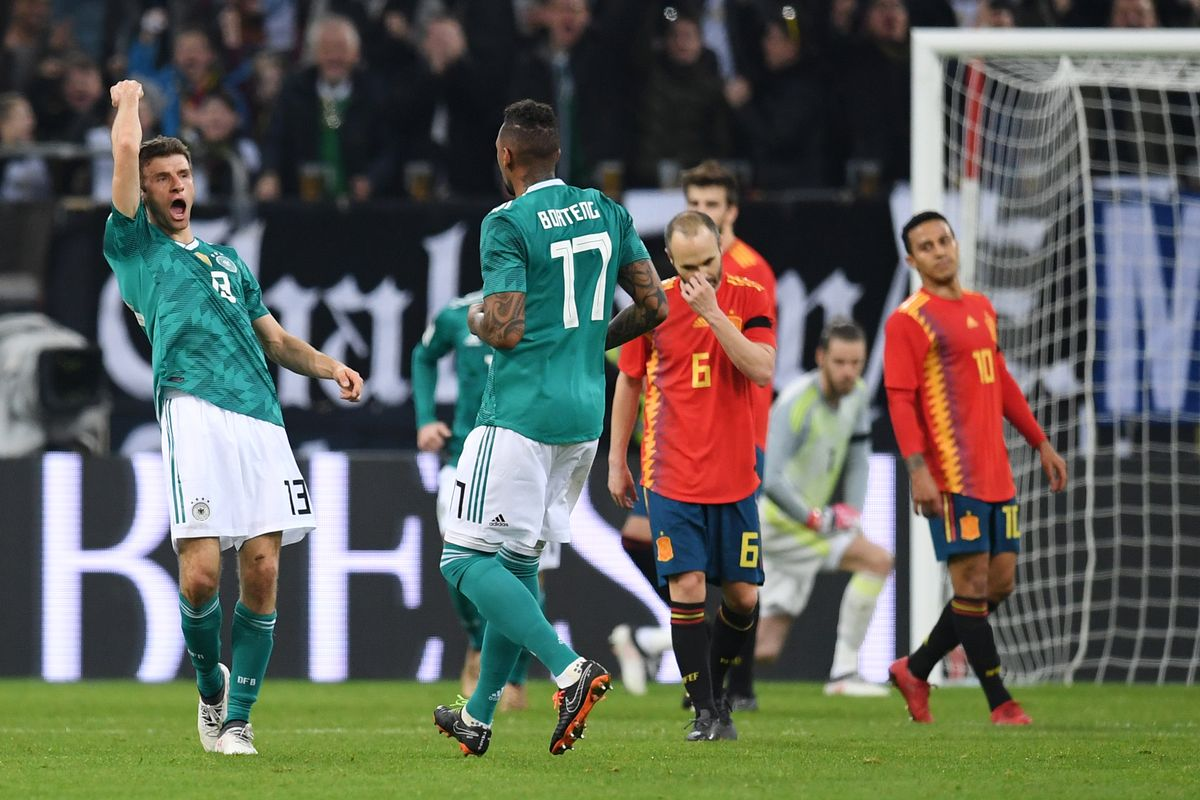
#> input picture muellerGoal.jpg, 1200 x 800 px
$ python featureDetection.py
#> lines starting #> are read from the running program, lines starting #| are printed output that depends on the picture
import cv2
import numpy as np

i1 = cv2.imread('muellerGoal.jpg', 1)
#> i1 is the input picture: shape (800, 1200, 3); mean B, G, R 90.4, 99.7, 96.8
i2 = cv2.imread('muellerGoalRotated.jpg', 1)
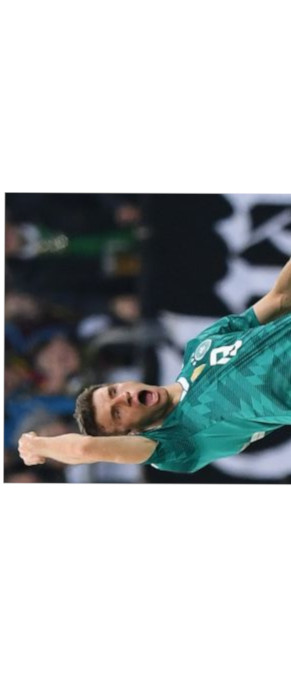
#> input picture muellerGoalRotated.jpg, 291 x 697 px
#> i2 is the input picture: shape (697, 291, 3); mean B, G, R 185.2, 184, 178.1
# Create an orb object and map the keypoints of the image
# Using these orb objects.
orb = cv2.ORB_create()
kp1, des1 = orb.detectAndCompute(i1, None)
#> kp1 = 500 keypoints; strongest (x, y, size): (302, 491, 31), (305, 507, 31), (294, 481, 31), (497, 518, 31)
kp2, des2 = orb.detectAndCompute(i2, None)
#> kp2 = 500 keypoints; strongest (x, y, size): (212, 361, 64.3), (220, 360, 44.6), (212, 363, 44.6), (214, 350, 64.3)

# Create a matcher object for comparison and use the method specified for comparison
bf = cv2.BFMatcher(cv2.NORM_HAMMING, crossCheck = True)
matches = bf.match(des1, des2)
#> matches = 160 matches

# It is essential to sort before writing/displaying any image
# Because otherwise you'll get irrelevant matches.
matches = sorted(matches, key = lambda x:x.distance)

# Draw the matches onto another image for comparison.
i3 = cv2.drawMatches(i1, kp1, i2, kp2, matches[:20], None, flags = 2)
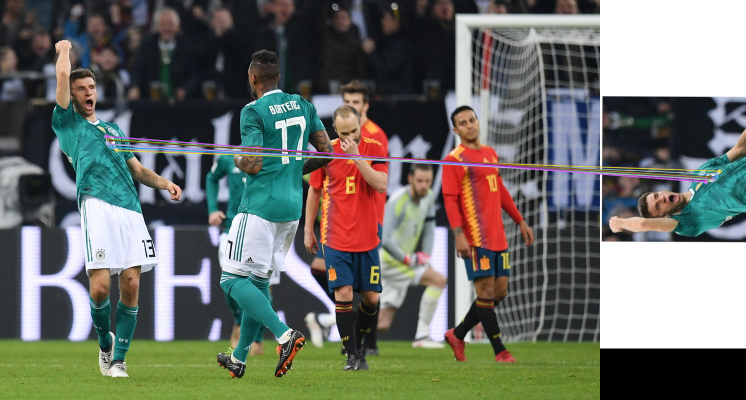
#> i3: shape (800, 1491, 3) (shown at 1/2 size); mean B, G, R 104.7, 111.9, 108.8
cv2.imshow("Matches", i3)

cv2.waitKey()
cv2.destroyAllWindows()
